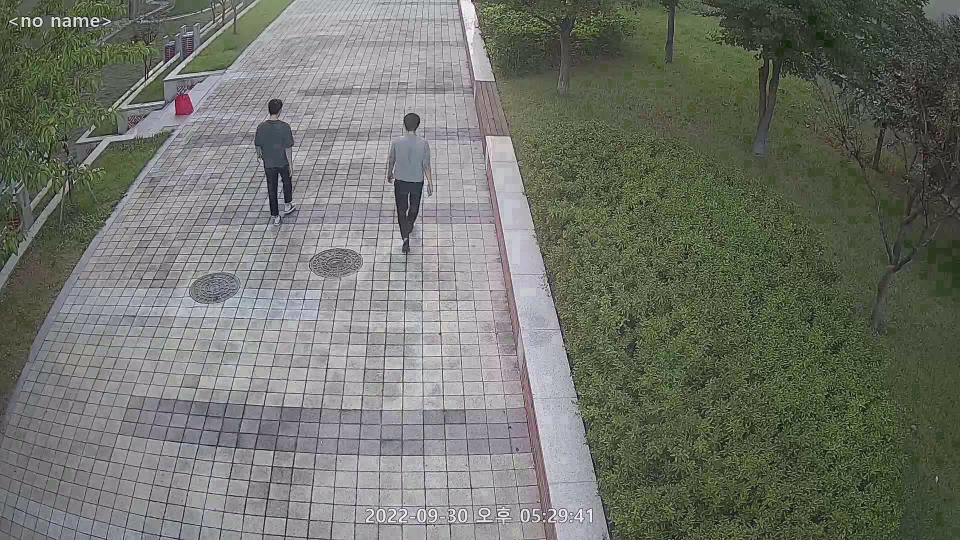
#> input picture whatxx/sample/8_1.png, 1920 x 1080 px, found by its file name (shown at 1/2 size)
$ python whatxx16.py
#> lines starting #> are read from the running program, lines starting #| are printed output that depends on the picture; after the words box and inside, x2 and y2 are one past the last pixel; in counts of white or black regions, pixels touching at a corner belong together
#https://medium.com/@conghung43/image-projective-transformation-with-opencv-python-f0028aaf2b6d
#copyto: https://deep-learning-study.tistory.com/104

import cv2 as cv2
import numpy as np

def transform_polygon(H, poly_dict):
    """
    H : 3x3 matrix
    poly_dict : {"tl": [x1, y1], ...}

    new_poly_dict : {"tl": [H(x1, y1)], ...}
    """
    new_poly_dict = {}
    for pos, old_p in poly_dict.items():
        new_p = np.matmul(H, np.array(old_p + [1]))
        new_poly_dict[pos] = [int(new_p[0] / new_p[2]), int(new_p[1] / new_p[2])]
    return new_poly_dict


def rectangle_to_polygon(corners):
    xmin, ymin, xmax, ymax = corners
    poly_dict = {
        "tl": [xmin, ymin],
        "tr": [xmax, ymin],
        "br": [xmax, ymax],
        "bl": [xmin, ymax]
    }
    return poly_dict


# This function will get click pixel coordinate that source image will be pasted to destination image
def get_paste_position(event, x, y, flags, paste_coordinate_list):
    cv2.imshow('collect coordinate', img_dest_copy)
    if event == cv2.EVENT_LBUTTONUP:
    # Draw circle right in click position
        cv2.circle(img_dest_copy, (x, y), 2, (0, 0, 255), -1)
        # Append new clicked coordinate to paste_coordinate_list
        paste_coordinate_list.append([x, y])

def mouse_handler(event, x, y, flasgs, data):
    if event== cv2.EVENT_LBUTTONDOWN:
        cv2.circle(data['im'], (x,y),3,(0,0,255), -1)
        cv2.imshow('image', data['im'])

        if len(data['points']) < 4 :
            data['points'].append([x,y])


def get_four_points(im):
    data = {}
    data['im'] = im.copy()
    data['points'] = []
    cv2.imshow('image', im)
    cv2.setMouseCallback('image', mouse_handler, data)

    cv2.waitKey(45000)
    # [4 lines of commented-out code are left out]

    points = np.array(data['points'], dtype=float)

    print(points)

    return points


if __name__ == '__main__':
    # Read source image
    img_ceiling = cv2.imread('./data/sample/8_1.png', cv2.IMREAD_COLOR)
#> img_ceiling is the input picture: shape (1080, 1920, 3); mean B, G, R 106.2, 114.8, 111.7
    img_ceiling = cv2.resize(img_ceiling, (960, 540))
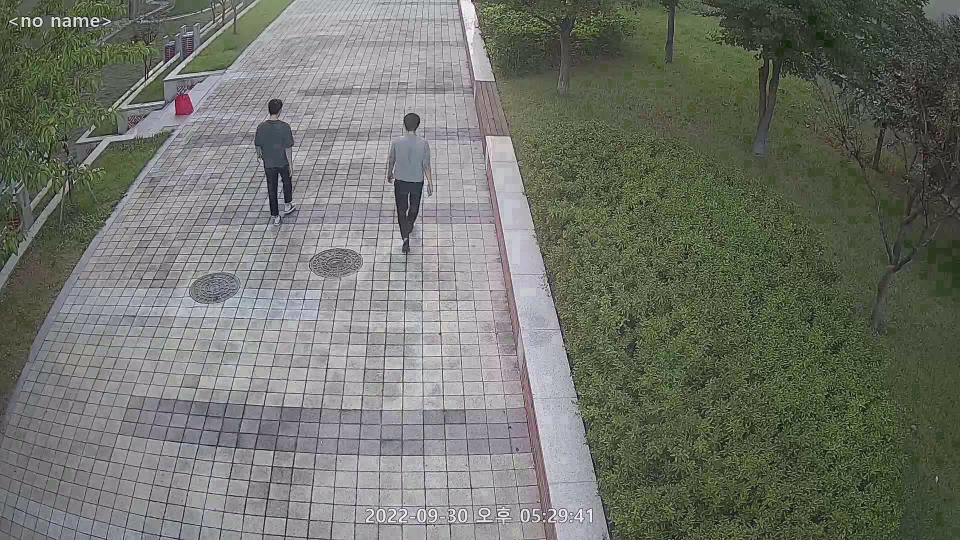
#> img_ceiling: shape (540, 960, 3); mean B, G, R 106.3, 114.9, 111.8
    h, w, c = img_ceiling.shape
#> h = 540; w = 960; c = 3

    img_angle = cv2.imread('./data/sample/8_2.png', cv2.IMREAD_COLOR)
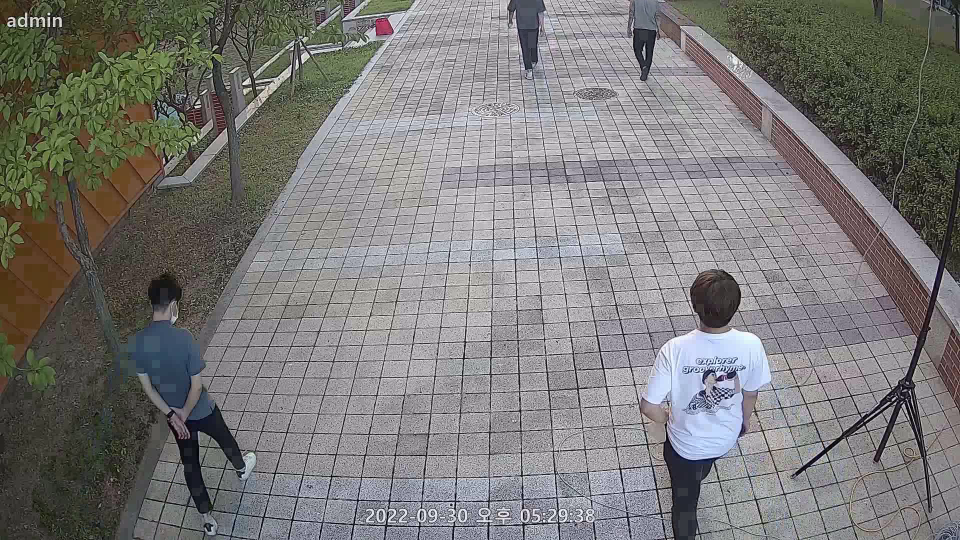
#> input picture whatxx/sample/8_2.png, 1920 x 1080 px, found by its file name (shown at 1/2 size)
#> img_angle is the input picture: shape (1080, 1920, 3); mean B, G, R 120.6, 122.1, 123.3
    img_angle = cv2.resize(img_angle, (960, 540))
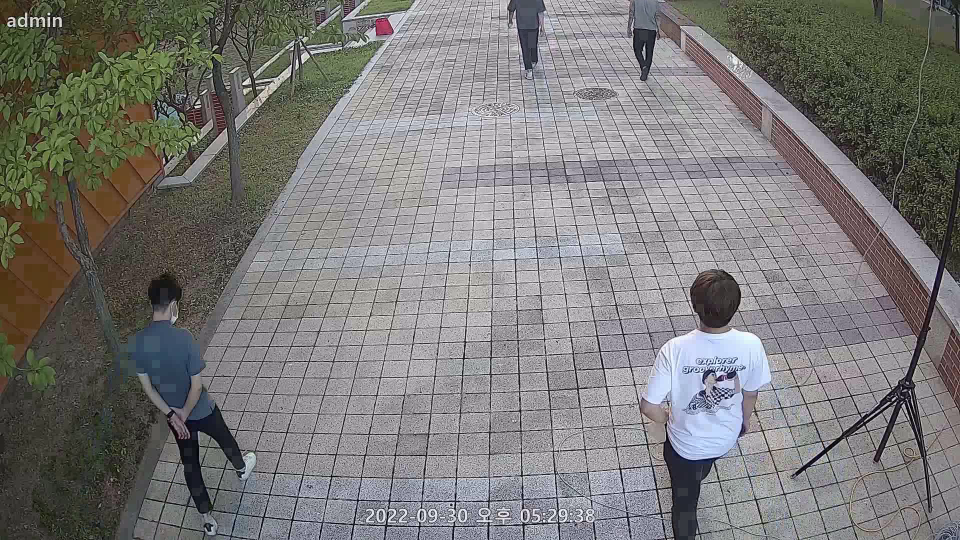
#> img_angle: shape (540, 960, 3); mean B, G, R 120.7, 122.2, 123.4

    #ceiling 탑뷰 호모그래피
    c_pts1 = np.float32([[296, 2], [7, 407], [473, 1], [586, 447]]) #돼지우리 땅바닥 좌표 [[left,top], [left,bottom], [right, top], [right, bottom]]
    c_pts2 = np.float32([[0, 0], [0, 540], [960, 0], [960, 540]]) #이미지 전체 크기
    c_H = cv2.getPerspectiveTransform(c_pts1, c_pts2)
    img_top_ceil = cv2.warpPerspective(img_ceiling, c_H, (960, 540))
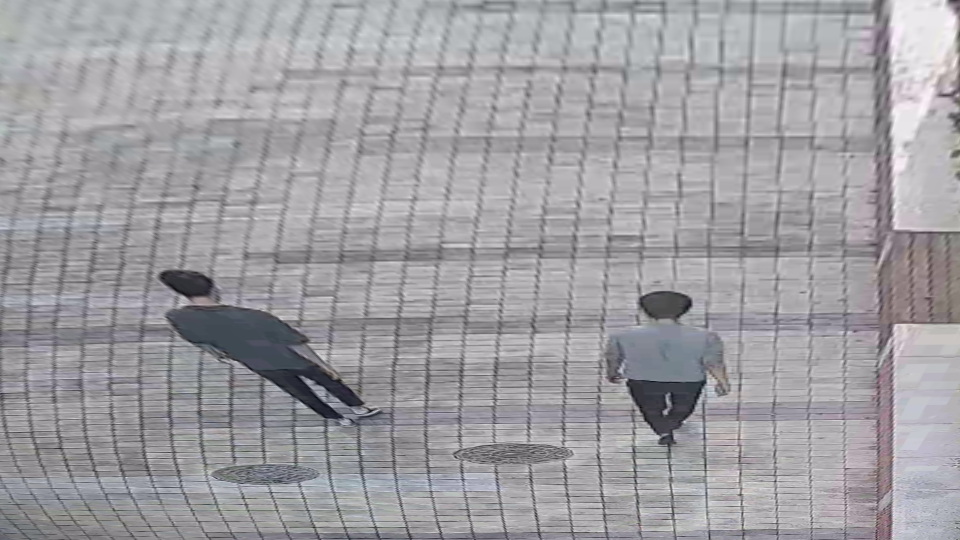
#> img_top_ceil: shape (540, 960, 3); mean B, G, R 162.4, 158, 159.9

    cv2.circle(img_ceiling, (296, 2), 3, (255, 0, 0), -1)
#> img_ceiling: shape (540, 960, 3); 0.01% of pixels changed, all inside (x1, y1, x2, y2) = (293, 0, 300, 6)
    cv2.circle(img_ceiling, (7, 407), 3, (0, 255, 0), -1)
#> img_ceiling: shape (540, 960, 3); mean B, G, R 106.3, 114.9, 111.8
    cv2.circle(img_ceiling, (473, 1), 3, (0, 0, 255), -1)
#> img_ceiling: shape (540, 960, 3); mean B, G, R 106.3, 114.9, 111.8
    cv2.circle(img_ceiling, (586, 447), 3, (0, 255, 255), -1)
#> img_ceiling: shape (540, 960, 3); mean B, G, R 106.3, 114.9, 111.8

    # angle 탑뷰 호모그래피
    a_pts1 = np.float32([[404, 13], [194, 334], [665, 1], [950, 271]])  #돼지우리 땅바닥 좌표 [[left,top], [left,bottom], [right, top], [right, bottom]]
    a_pts2 = np.float32([[0, 0], [0, 540], [960, 0], [960, 540]]) #이미지 전체 크기
    a_H = cv2.getPerspectiveTransform(a_pts1, a_pts2)
    img_top_angle = cv2.warpPerspective(img_angle, a_H, (960, 540))
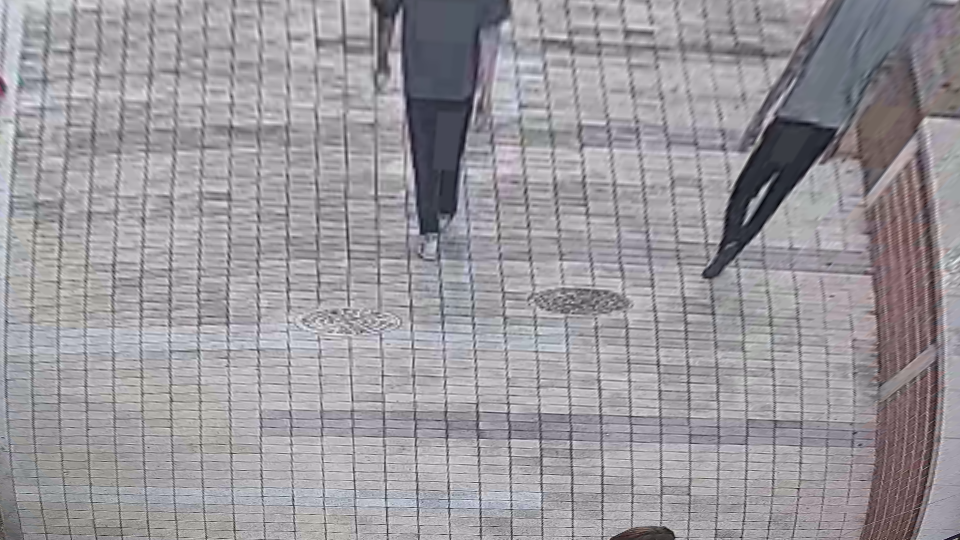
#> img_top_angle: shape (540, 960, 3); mean B, G, R 156.1, 151.1, 154.2

    cv2.circle(img_angle, (404, 13), 3, (255, 0, 0), -1)
#> img_angle: shape (540, 960, 3); 0.01% of pixels changed, all inside (x1, y1, x2, y2) = (401, 10, 408, 17)
    cv2.circle(img_angle, (194, 334), 3, (0, 255, 0), -1)
#> img_angle: shape (540, 960, 3); mean B, G, R 120.7, 122.2, 123.4
    cv2.circle(img_angle, (665, 1), 3, (0, 0, 255), -1)
#> img_angle: shape (540, 960, 3); mean B, G, R 120.7, 122.2, 123.4
    cv2.circle(img_angle, (950, 271), 3, (0, 255, 255), -1)
#> img_angle: shape (540, 960, 3); mean B, G, R 120.7, 122.2, 123.4

    # angle 탑뷰 -> ceil 탑뷰 호모그래피 (겹치는 부분)
    c_top_pts = np.float32([[1, 252], [3, 480], [958, 208], [953, 457]])  # 돼지우리 땅바닥 좌표 [[left,top], [left,bottom], [right, top], [right, bottom]]
    a_top_pts = np.float32([[8, 34], [6, 333], [955, 14], [953, 289]])  # 돼지우리 땅바닥 좌표 [[left,top], [left,bottom], [right, top], [right, bottom]]턴
    ac_H = cv2.getPerspectiveTransform(a_top_pts, c_top_pts) #역함수에 사용할 경우 H (결과는 같음)
    ca_H = cv2.getPerspectiveTransform(c_top_pts, a_top_pts) #그냥 사용할 경우 H (결과는 같음)

    # 테스트: object 간편하게 수기입력 (xmin, ymin, xmax, ymax)
    # ceil_pig = [427, 132, 484, 281] #나
    # ceil_pig = [392, 119, 431, 246]  # 인턴
    ceil_pig = [257, 108, 300, 211]  # 준광
    ceil_to_topceil = transform_polygon(c_H, rectangle_to_polygon(ceil_pig))  # BB [626.22114081 185.16983677 742.21929358 328.59193591] #xmin, ymin, xmax, ymax
    top_ceil_to_top_angled = transform_polygon(ca_H, ceil_to_topceil)  # 역함수 대신 그냥 H로 ceil top-> angle top
    top_angled_to_angled = transform_polygon(np.linalg.inv(a_H), top_ceil_to_top_angled)
    print("test: ", top_angled_to_angled)
    img_result = cv2.rectangle(img_angle, (440, 28), (531, 71), (0, 255, 0), 5) #나
    img_result = cv2.rectangle(img_angle, (590, 28), (658, 76), (0, 255, 0), 5)  # 나
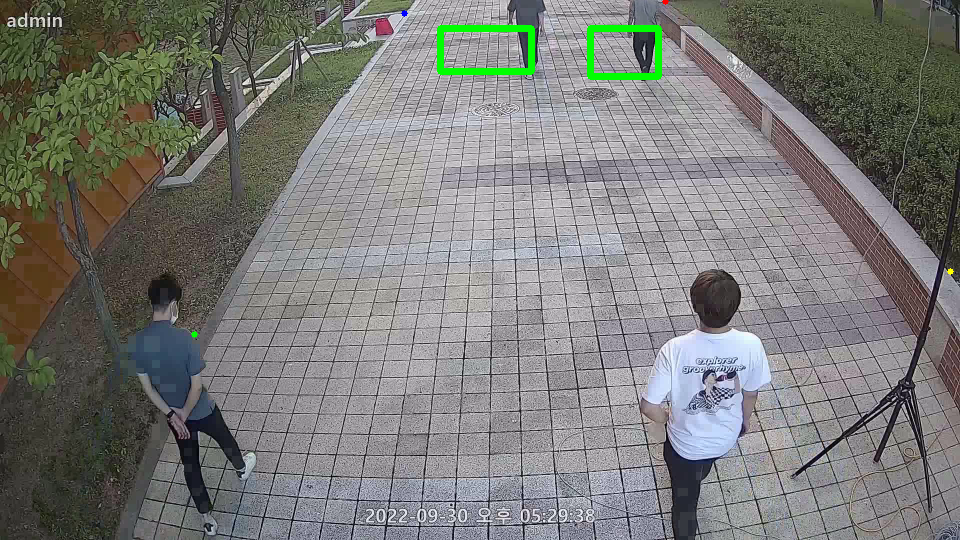
#> img_result: shape (540, 960, 3); mean B, G, R 119.7, 122.9, 122.4
    # [14 lines of commented-out code are left out]
    cv2.imshow('img_angle', img_angle)
    cv2.imshow('img_ceiling', img_ceiling)
    cv2.imshow('img_top_ceil', img_top_ceil)
    cv2.imshow('img_top_angle', img_top_angle)
    cv2.waitKey(0)
    cv2.destroyAllWindows()
